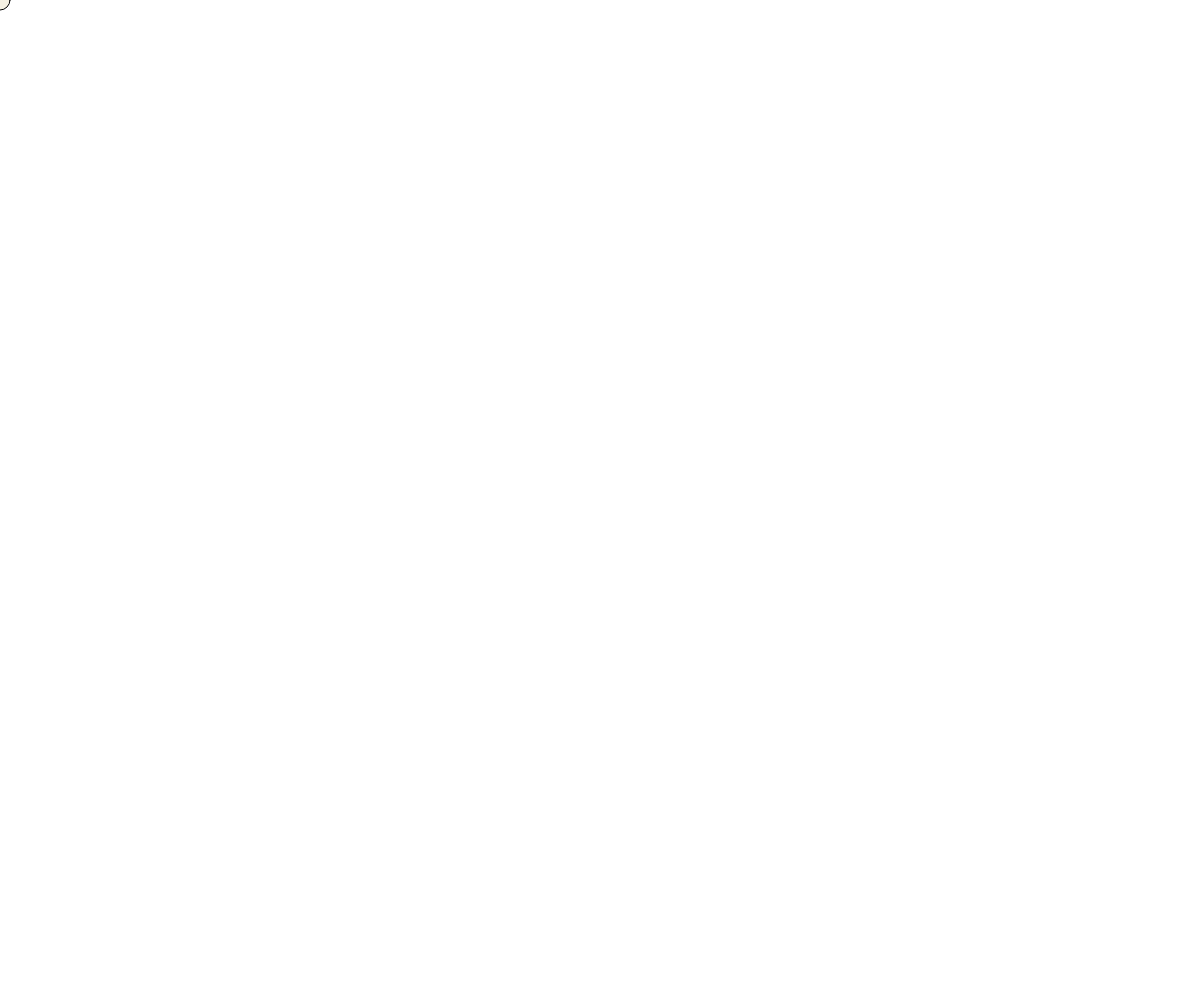
Frame 1 (no input)
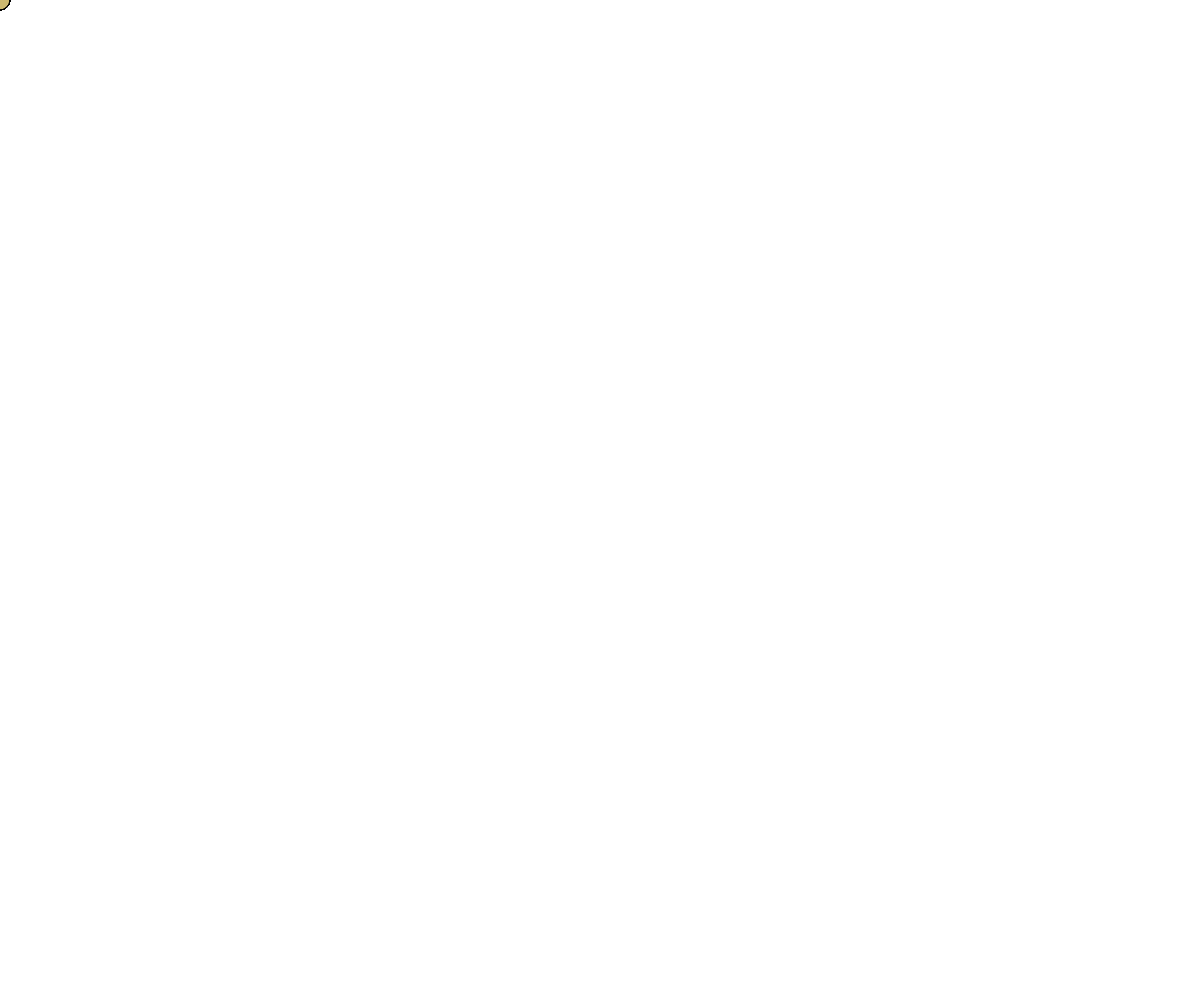
Frame 60 (no input)
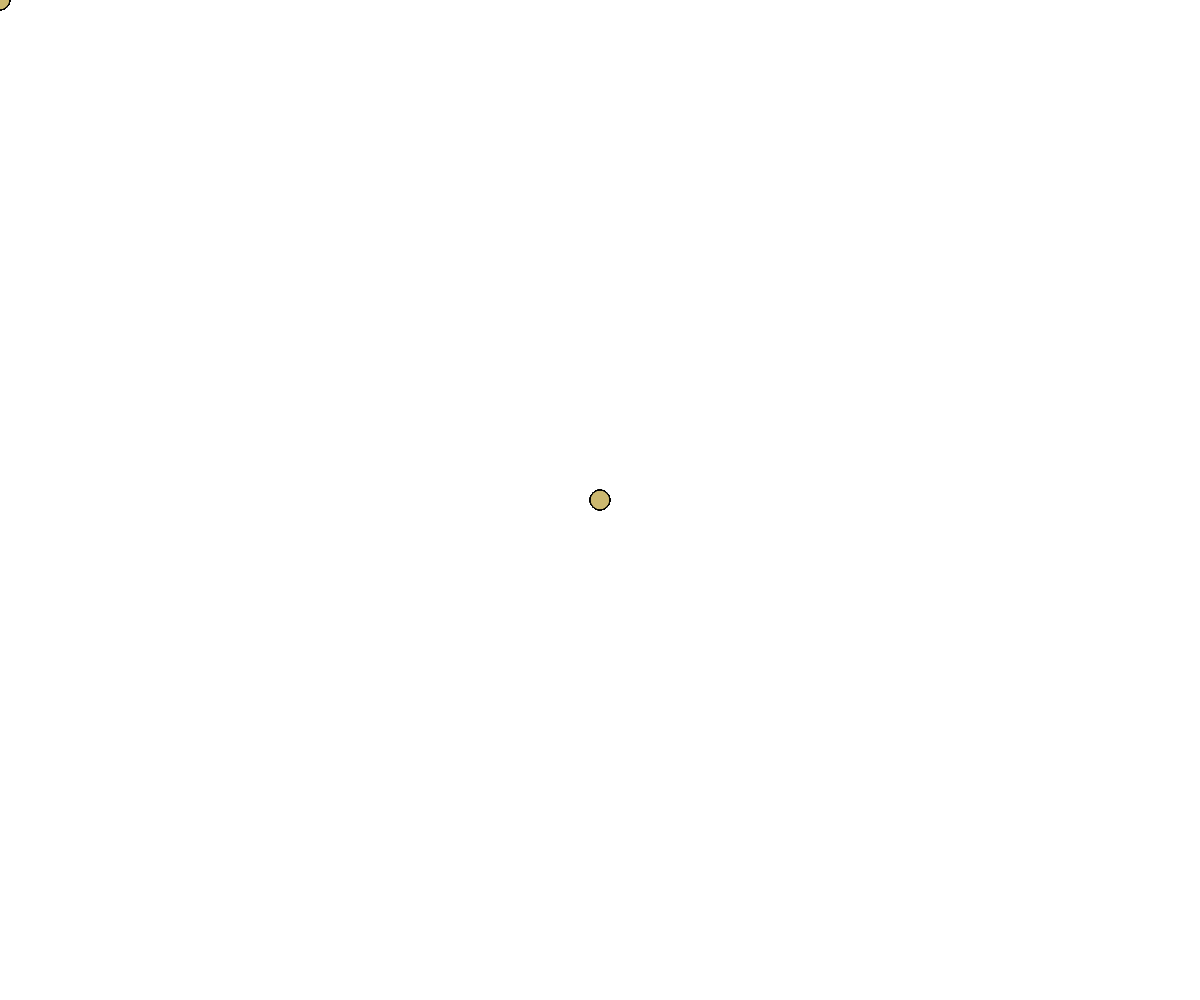
Frame 120 (the mouse pressed at the canvas centre since frame 60)

The p5.js sketch that drew these frames (run headless with seeded random() and noise() and a simulated clock; from frame 60 on, the mouse is pressed at the canvas centre):

// p5.js sketch
// ── sketch.js
let zBereich;

function setup() {
  zBereich = createCanvas(windowWidth, windowHeight);
  zBereich.position(0,0); // anfang canvas links oben
  zBereich.style('z-index','-1'); // verschieben auf z achse
}

function draw() {
  // ohne background transparent
  // background(123, 112, 204);
  noStroke;
  if (mouseX > windowWidth/2 && mouseY > windowHeight/2){
    fill(123, 112, 204, 50);
  }
  if (mouseX > windowWidth/2 && mouseY < windowHeight/2){
    fill(204, 112, 146, 50);
  }
  if (mouseX < windowWidth/2 && mouseY < windowHeight/2){
    fill(204, 183, 112, 50);
  }
  if (mouseX < windowWidth/2 && mouseY > windowHeight/2){
    fill(112, 204, 132, 50);
  }
  circle(mouseX, mouseY, 20);
}
